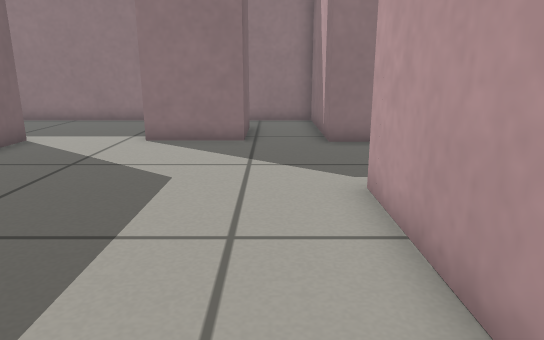
[1] (above)

16 first-person views from a walk through a world built for the Gazebo simulator. The camera is 0.5 m above the floor, tilts 14° down and sees 70° across. The floor is counted in squares, 0.25 m on a side. Each view is taken from the middle of a square. On the plan, view 1 faces up. The plan holds only what a view shows up to about 19 squares ahead; the rest is blank.

[2]
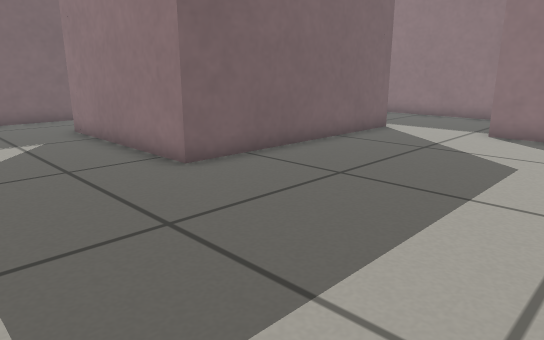

[3]
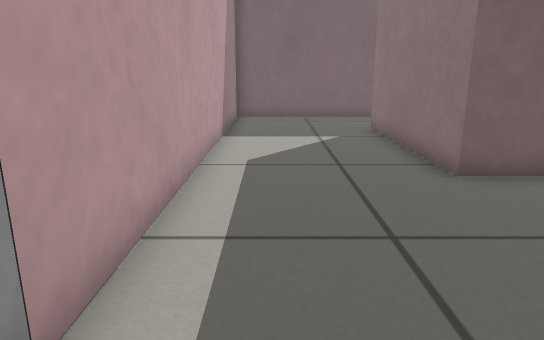

[4]
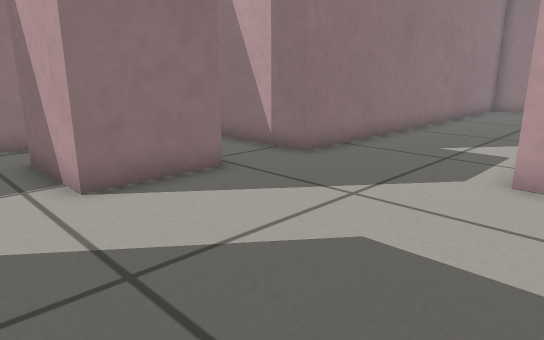

[5]
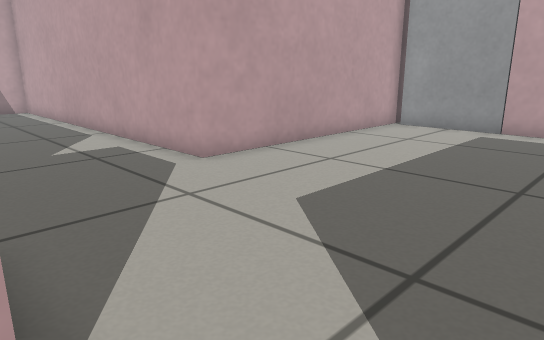

[6]
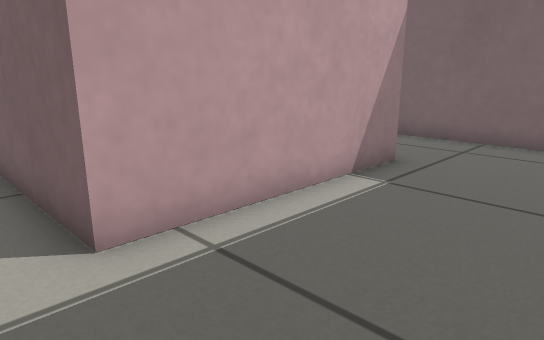

[7]
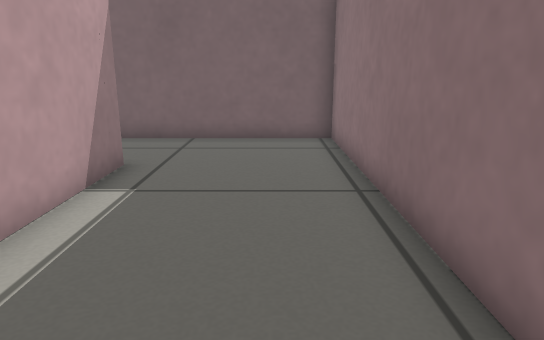

[8]
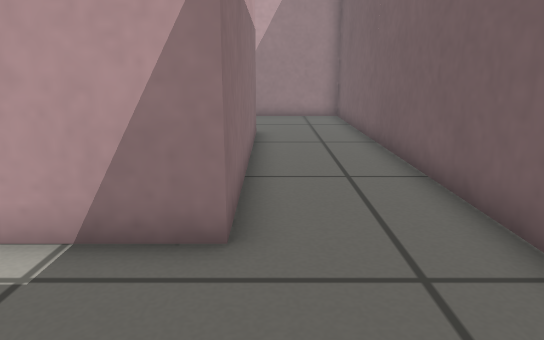

[9]
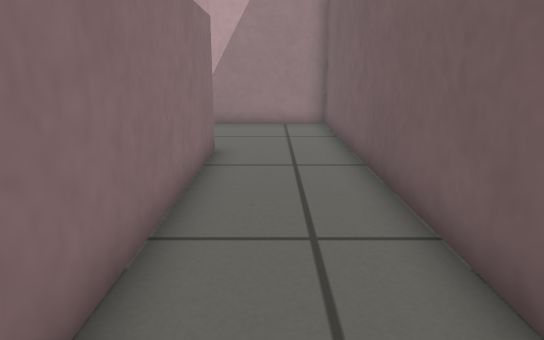

[10]
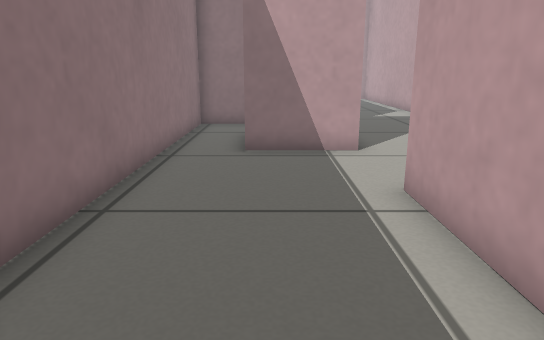

[11]
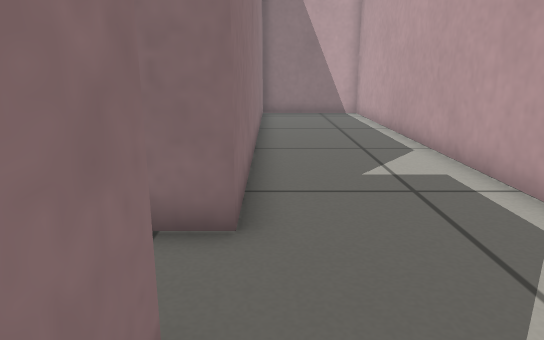

[12]
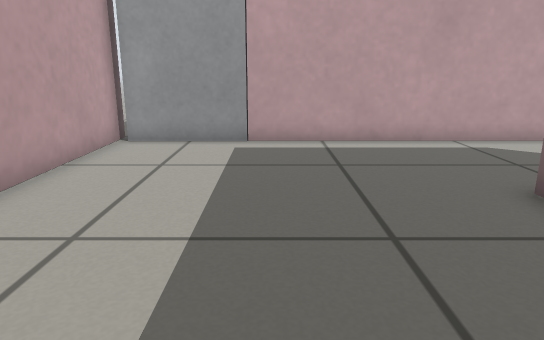

[13]
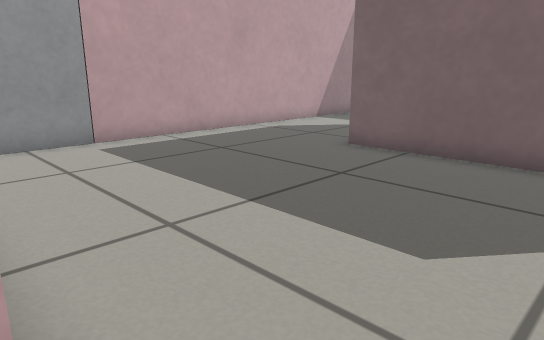

[14]
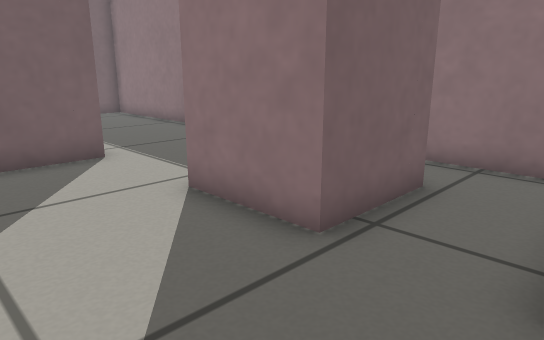

[15]
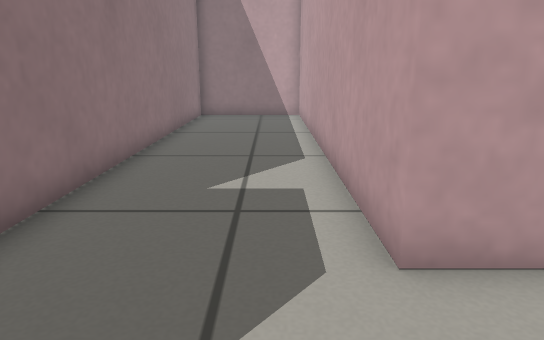

[16]
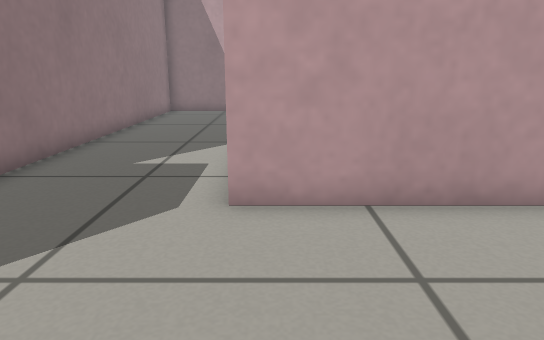

### Floor plan
Points are (right, up) in squares from view 1. A wall is a line through its corners. A room is listed if a view was taken in it or the views show most of it. See-through windows are left out.
Room 1 (views 1, 2, 3, 4, 5, 6, 7, 8, 9, 10, 11, 12, 13, 14, 15, 16)
walls: (-7.5, 2.7) (-14.5, 2.7) (-14.5, 11.7) (-7.5, 11.7) (-7.5, 2.7); (-0.8, 14.8) (-0.8, 11.7) (-3.8, 11.7) (-3.8, 14.7); (1.7, -3.4) (1.7, 6.7) (17.1, 6.7) (17.1, 11.5) (1.7, 11.5) (1.7, 16.9) (-18.1, 16.9) (-18.1, -2.6) (-2.4, -2.6)
objects: door leaf (-2, -3) to (1, -3)

Where each view was taken, in squares from view 1:
view 1: 0 up, 0 right, facing up
view 2: 2 down, 0 right, facing up-left
view 3: 1 down, 0 right, facing left
view 4: 5 up, 6 left, facing up-right
view 5: 12 up, 6 left, facing down-right
view 6: 16 up, 6 left, facing down-left
view 7: 15 up, 6 left, facing left
view 8: 16 up, 15 left, facing down
view 9: 13 up, 16 left, facing down
view 10: 14 up, 14 left, facing right
view 11: 11 up, 3 left, facing right
view 12: 9 up, 3 left, facing down
view 13: 9 up, 2 right, facing down-left
view 14: 8 up, 2 right, facing up-left
view 15: 8 up, 2 left, facing right
view 16: 6 up, 4 left, facing right
